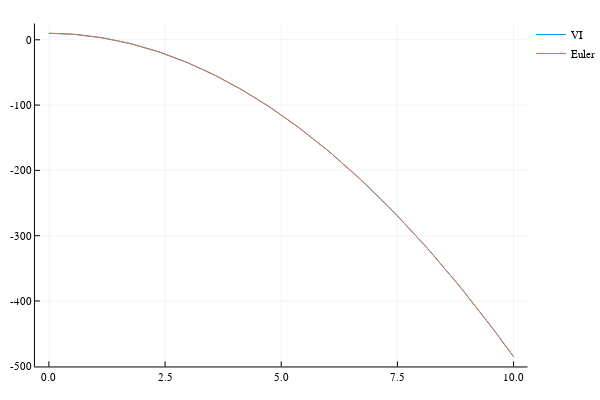

Notebook source saved alongside this figure:
### Markdown cell above
## Example visualization
Variational integration of discrete mechanics vs. Euler integration

### Code cell
gravity = 9.81
Δt = 0.1  # time step
times = 0:Δt:10

start_pos = 10.
pos_vi = [start_pos, start_pos - gravity * Δt^2]
pos_euler = [start_pos]  # store position and velocity
vel_euler = 0.
for (k, t) ∈ enumerate(times[1:end-1])
    vel_euler += -gravity * Δt
    push!(pos_euler, pos_euler[k] + vel_euler * Δt)
    k < 2 && continue
    push!(pos_vi, integrator(gravity, Δt, pos_vi[k], pos_vi[k-1])[1])
end

plot(times, pos_vi, label="VI")
plot!(times, [p[1] for p in pos_euler], label="Euler")

### Figure 1 — Plotly figure (JSON) as saved in the notebook; plotly's stock layout.template omitted (floating-point values rounded to 4 significant figures)
{"data": [{"colorbar": {"title": ""}, "hoverinfo": "text", "legendgroup": "VI", "line": {"color": "rgba(0, 154, 250, 1.000)", "dash": "solid", "shape": "linear", "width": 1}, "mode": "lines", "name": "VI", "showlegend": true, "text": [null, null, null, null, null, null, null, null, null, null, null, null, null, null, null, null, null, null, null, null, null, null, null, null, null, null, null, null, null, null, null, null, null, null, null, null, null, null, null, null, null, null, null, null, null, null, null, null, null, null, null, null, null, null, null, null, null, null, null, null, null, null, null, null, null, null, null, null, null, null, null, null, null, null, null, null, null, null, null, null, null, null, null, null, null, null, null, null, null, null, null, null, null, null, null, null, null, null, null, null, null], "type": "scatter", "x": [0, 0.1, 0.2, 0.3, 0.4, 0.5, 0.6, 0.7, 0.8, 0.9, 1, 1.1, 1.2, 1.3, 1.4, 1.5, 1.6, 1.7, 1.8, 1.9, 2, 2.1, 2.2, 2.3, 2.4, 2.5, 2.6, 2.7, 2.8, 2.9, 3, 3.1, 3.2, 3.3, 3.4, 3.5, 3.6, 3.7, 3.8, 3.9, 4, 4.1, 4.2, 4.3, 4.4, 4.5, 4.6, 4.7, 4.8, 4.9, 5, 5.1, 5.2, 5.3, 5.4, 5.5, 5.6, 5.7, 5.8, 5.9, 6, 6.1, 6.2, 6.3, 6.4, 6.5, 6.6, 6.7, 6.8, 6.9, 7, 7.1, 7.2, 7.3, 7.4, 7.5, 7.6, 7.7, 7.8, 7.9, 8, 8.1, 8.2, 8.3, 8.4, 8.5, 8.6, 8.7, 8.8, 8.9, 9, 9.1, 9.2, 9.3, 9.4, 9.5, 9.6, 9.7, 9.8, 9.9, 10], "xaxis": "x1", "y": [10, 9.902, 9.706, 9.411, 9.019, 8.528, 7.94, 7.253, 6.468, 5.585, 4.604, 3.525, 2.348, 1.073, -0.3005, -1.772, -3.342, -5.009, -6.775, -8.639, -10.6, -12.66, -14.82, -17.08, -19.43, -21.88, -24.43, -27.08, -29.83, -32.67, -35.62, -38.66, -41.8, -45.03, -48.37, -51.8, -55.33, -58.96, -62.69, -66.52, -70.44, -74.46, -78.58, -82.8, -87.12, -91.53, -96.05, -100.7, -105.4, -110.2, -115.1, -120.1, -125.2, -130.4, -135.7, -141.1, -146.6, -152.2, -157.8, -163.6, -169.5, -175.5, -181.6, -187.8, -194.0, -200.4, -206.9, -213.5, -220.1, -226.9, -233.8, -240.7, -247.8, -255.0, -262.2, -269.6, -277.0, -284.6, -292.2, -300.0, -307.8, -315.8, -323.8, -332.0, -340.2, -348.6, -357.0, -365.5, -374.2, -382.9, -391.7, -400.6, -409.7, -418.8, -428.0, -437.3, -446.8, -456.3, -465.9, -475.6, -485.4], "yaxis": "y1", "zmax": 0.1, "zmin": -0.1}, {"colorbar": {"title": ""}, "hoverinfo": "text", "legendgroup": "Euler", "line": {"color": "rgba(227, 111, 71, 1.000)", "dash": "solid", "shape": "linear", "width": 1}, "mode": "lines", "name": "Euler", "showlegend": true, "text": [null, null, null, null, null, null, null, null, null, null, null, null, null, null, null, null, null, null, null, null, null, null, null, null, null, null, null, null, null, null, null, null, null, null, null, null, null, null, null, null, null, null, null, null, null, null, null, null, null, null, null, null, null, null, null, null, null, null, null, null, null, null, null, null, null, null, null, null, null, null, null, null, null, null, null, null, null, null, null, null, null, null, null, null, null, null, null, null, null, null, null, null, null, null, null, null, null, null, null, null, null], "type": "scatter", "x": [0, 0.1, 0.2, 0.3, 0.4, 0.5, 0.6, 0.7, 0.8, 0.9, 1, 1.1, 1.2, 1.3, 1.4, 1.5, 1.6, 1.7, 1.8, 1.9, 2, 2.1, 2.2, 2.3, 2.4, 2.5, 2.6, 2.7, 2.8, 2.9, 3, 3.1, 3.2, 3.3, 3.4, 3.5, 3.6, 3.7, 3.8, 3.9, 4, 4.1, 4.2, 4.3, 4.4, 4.5, 4.6, 4.7, 4.8, 4.9, 5, 5.1, 5.2, 5.3, 5.4, 5.5, 5.6, 5.7, 5.8, 5.9, 6, 6.1, 6.2, 6.3, 6.4, 6.5, 6.6, 6.7, 6.8, 6.9, 7, 7.1, 7.2, 7.3, 7.4, 7.5, 7.6, 7.7, 7.8, 7.9, 8, 8.1, 8.2, 8.3, 8.4, 8.5, 8.6, 8.7, 8.8, 8.9, 9, 9.1, 9.2, 9.3, 9.4, 9.5, 9.6, 9.7, 9.8, 9.9, 10], "xaxis": "x1", "y": [10, 9.902, 9.706, 9.411, 9.019, 8.528, 7.94, 7.253, 6.468, 5.585, 4.604, 3.525, 2.348, 1.073, -0.3005, -1.772, -3.342, -5.009, -6.775, -8.639, -10.6, -12.66, -14.82, -17.08, -19.43, -21.88, -24.43, -27.08, -29.83, -32.67, -35.62, -38.66, -41.8, -45.03, -48.37, -51.8, -55.33, -58.96, -62.69, -66.52, -70.44, -74.46, -78.58, -82.8, -87.12, -91.53, -96.05, -100.7, -105.4, -110.2, -115.1, -120.1, -125.2, -130.4, -135.7, -141.1, -146.6, -152.2, -157.8, -163.6, -169.5, -175.5, -181.6, -187.8, -194.0, -200.4, -206.9, -213.5, -220.1, -226.9, -233.8, -240.7, -247.8, -255.0, -262.2, -269.6, -277.0, -284.6, -292.2, -300.0, -307.8, -315.8, -323.8, -332.0, -340.2, -348.6, -357.0, -365.5, -374.2, -382.9, -391.7, -400.6, -409.7, -418.8, -428.0, -437.3, -446.8, -456.3, -465.9, -475.6, -485.4], "yaxis": "y1", "zmax": 0.1, "zmin": -0.1}], "layout": {"annotations": [], "height": 400, "legend": {"bgcolor": "rgba(255, 255, 255, 1.000)", "bordercolor": "rgba(0, 0, 0, 1.000)", "font": {"color": "rgba(0, 0, 0, 1.000)", "family": "sans-serif", "size": 11}, "tracegroupgap": 0, "x": 1, "y": 1}, "margin": {"b": 20, "l": 0, "r": 0, "t": 20}, "paper_bgcolor": "rgba(255, 255, 255, 1.000)", "plot_bgcolor": "rgba(255, 255, 255, 1.000)", "showlegend": true, "width": 600, "xaxis": {"anchor": "y1", "domain": [0.06582, 0.9934], "gridcolor": "rgba(0, 0, 0, 0.100)", "gridwidth": 0.5, "linecolor": "rgba(0, 0, 0, 1.000)", "mirror": false, "range": [-0.3, 10.3], "showgrid": true, "showline": true, "showticklabels": true, "tickangle": 0, "tickcolor": "rgb(0, 0, 0)", "tickfont": {"color": "rgba(0, 0, 0, 1.000)", "family": "sans-serif", "size": 11}, "tickmode": "array", "ticks": "inside", "ticktext": ["0.0", "2.5", "5.0", "7.5", "10.0"], "tickvals": [0, 2.5, 5, 7.5, 10], "title": "", "titlefont": {"color": "rgba(0, 0, 0, 1.000)", "family": "sans-serif", "size": 15}, "type": "-", "visible": true, "zeroline": false, "zerolinecolor": "rgba(0, 0, 0, 1.000)"}, "yaxis": {"anchor": "x1", "domain": [0.03762, 0.9902], "gridcolor": "rgba(0, 0, 0, 0.100)", "gridwidth": 0.5, "linecolor": "rgba(0, 0, 0, 1.000)", "mirror": false, "range": [-500.3, 24.86], "showgrid": true, "showline": true, "showticklabels": true, "tickangle": 0, "tickcolor": "rgb(0, 0, 0)", "tickfont": {"color": "rgba(0, 0, 0, 1.000)", "family": "sans-serif", "size": 11}, "tickmode": "array", "ticks": "inside", "ticktext": ["-500", "-400", "-300", "-200", "-100", "0"], "tickvals": [-500, -400, -300, -200, -100, 0], "title": "", "titlefont": {"color": "rgba(0, 0, 0, 1.000)", "family": "sans-serif", "size": 15}, "type": "-", "visible": true, "zeroline": false, "zerolinecolor": "rgba(0, 0, 0, 1.000)"}}}
